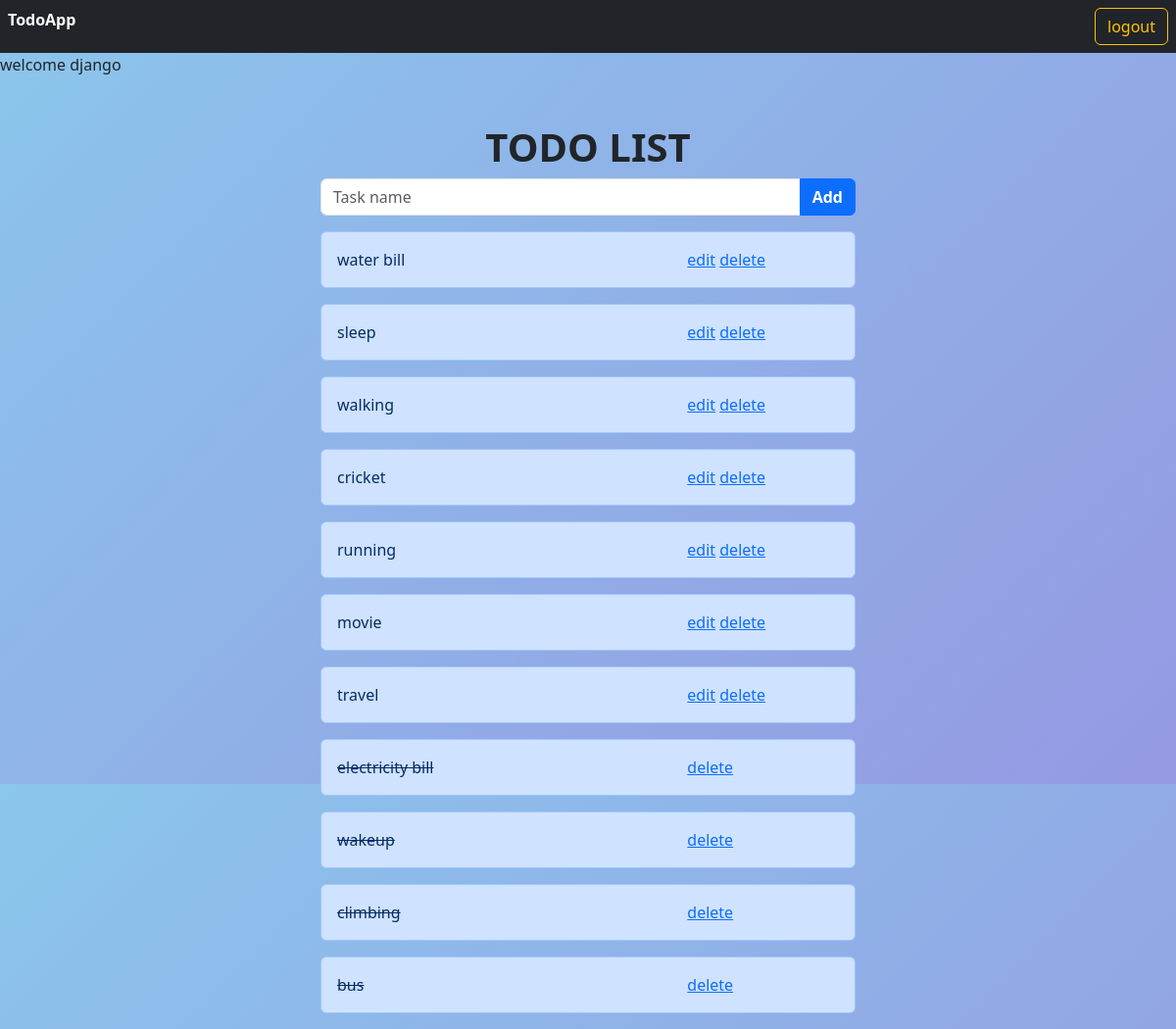
Screenshot of /index (signed in) with the database file from the repository.
### remainder/models.py (models this page shows)
class Todos(models.Model):
    name=models.CharField(max_length=200)
    date=models.DateTimeField(auto_now_add=True)
    user=models.ForeignKey(User,on_delete=models.CASCADE)
    status=models.BooleanField(default=False)
    def __str__(self):
        return self.name

### remainder/views.py (the view, shortened to what this page needs)
# urls.py: path('index',views.IndexView.as_view(),name="index"),
@method_decorator(signin_required,name="dispatch")
class IndexView(View):
    def get(self,request,*args,**kwargs):
        form=TodoForm()
        qs=Todos.objects.filter(user=request.user).order_by("status")
        return render(request,"index.html",{"form":form,"data":qs})

### remainder/forms.py
class TodoForm(forms.ModelForm):
    class Meta:
        model=Todos
        fields=["name"]
        widgets={
            "name":forms.TextInput(attrs={"class":"form-control"})
        }

### remainder/views.py (called while the page is built)
def signin_required(fn):
    def wrapper(request,*args,**kwargs):
        if not request.user.is_authenticated:
            return redirect("login")
        else:
            return fn(request,*args,**kwargs)
    return wrapper

### remainder/templates/index.html (shortened to what this page needs)
<!DOCTYPE html>
{%load static%}
<html lang="en">
<head>
    <link href="https://cdn.jsdelivr.net/npm/bootstrap@5.3.2/dist/css/bootstrap.min.css" rel="stylesheet"
>
    <link rel="stylesheet" href="{%static 'css/style.css'%}">
</head>
<body class="port new">
    <nav class="bg-dark d-flex p-2">
        <div class="text-white fw-bolder">TodoApp</div>
        <div class="ms-auto"><a href="{%url 'logout'%}" class="btn btn-outline-warning">logout</a></div>
    </nav>
    <div>welcome {{request.user}}</div>
    <div class="container">
        <div class="row">
            <div class="col-3"></div>
            <div class="col-6 mt-5">
                <h1 class="middle fw-bolder">TODO LIST</h1>
                <form action="" method="post">
                    <div class="input-group mb-3">
                        <input type="text" class="form-control" name="name" placeholder="Task name"
                            aria-label="Recipient's username" aria-describedby="button-addon2">
                        <button class="btn btn-primary fw-bold" type="submit" id="button-addon2">Add</button>
                    </div>
                </form>
            </div>
            <div class="col-3"></div>
        </div>
    </div>
    <div class="container">
        <div class="row">
            <div class="col-3"></div>
            <div class="col-6">
                {%for t in data%}
                <div class="alert alert-primary" role="alert">
                    <div class="row">
                        <div class="col-4">
                            {%if t.status == True%}
                                 <span class="text-decoration-line-through">{{t}}</span>
                            {%else%}
                                 <span>{{t}}</span>
                            {%endif%}
                        </div>
                        <div class="col-4"></div>
                        <div class="col-4">
                            {%if t.status == False%}
                            <a href="{%url 'todo-change' t.id%}">edit</a>
                            {%endif%}
                            <a href="{%url 'todo-delete' t.id%}">delete</a>
                        </div>
                    </div>
                </div>
                {%endfor%}
            </div>
            <div class="col-3"></div>
        </div>
    </div>
</body>
</html>

### remainder/static/css/style.css (style rules this page uses)
.port { height: 100vh; }
.new { background-color: #8BC6EC; background-image: linear-gradient(135deg, #8BC6EC 0%, #9599E2 100%); }
.middle { text-align: center; }

### rows the page displays
Todos: name "water bill", status "edit"
Todos: name "sleep", status "edit"
Todos: name "walking", status "edit"
Todos: name "cricket", status "edit"
Todos: name "running", status "edit"
Todos: name "movie", status "edit"
Todos: name "travel", status "edit"
Todos: name "electricity bill"
Todos: name "wakeup"
Todos: name "climbing"
Todos: name "bus"

### other values shown
{{ request.user }} "django"
